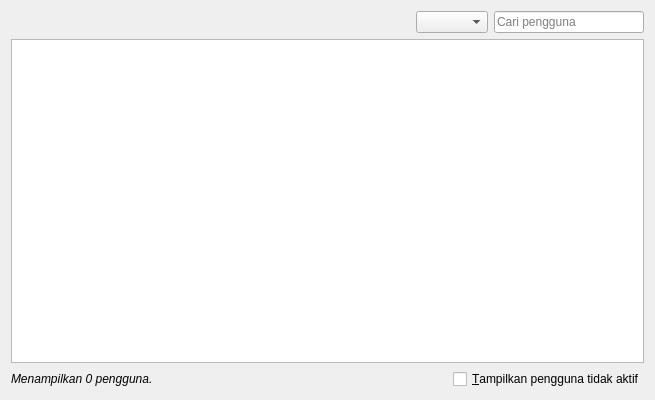
<?xml version="1.0" encoding="UTF-8"?>
<ui version="4.0">
 <class>UserManager</class>
 <widget class="QWidget" name="UserManager">
  <property name="geometry">
   <rect>
    <x>0</x>
    <y>0</y>
    <width>655</width>
    <height>400</height>
   </rect>
  </property>
  <property name="minimumSize">
   <size>
    <width>650</width>
    <height>400</height>
   </size>
  </property>
  <property name="windowTitle">
   <string>Kelol Pengguna</string>
  </property>
  <layout class="QVBoxLayout" name="verticalLayout">
   <item>
    <layout class="QHBoxLayout" name="toolBarLayout">
     <property name="spacing">
      <number>6</number>
     </property>
     <item>
      <spacer name="horizontalSpacer">
       <property name="orientation">
        <enum>Qt::Horizontal</enum>
       </property>
       <property name="sizeHint" stdset="0">
        <size>
         <width>40</width>
         <height>20</height>
        </size>
       </property>
      </spacer>
     </item>
     <item>
      <widget class="QComboBox" name="roleComboBox"/>
     </item>
     <item>
      <widget class="QLineEdit" name="searchEdit">
       <property name="maximumSize">
        <size>
         <width>150</width>
         <height>16777215</height>
        </size>
       </property>
       <property name="placeholderText">
        <string>Cari pengguna</string>
       </property>
       <property name="clearButtonEnabled">
        <bool>true</bool>
       </property>
      </widget>
     </item>
    </layout>
   </item>
   <item>
    <widget class="TableView" name="view">
     <property name="alternatingRowColors">
      <bool>true</bool>
     </property>
     <property name="selectionMode">
      <enum>QAbstractItemView::SingleSelection</enum>
     </property>
     <property name="selectionBehavior">
      <enum>QAbstractItemView::SelectRows</enum>
     </property>
     <property name="sortingEnabled">
      <bool>true</bool>
     </property>
     <property name="cornerButtonEnabled">
      <bool>false</bool>
     </property>
     <attribute name="verticalHeaderVisible">
      <bool>false</bool>
     </attribute>
     <attribute name="verticalHeaderMinimumSectionSize">
      <number>30</number>
     </attribute>
     <attribute name="verticalHeaderDefaultSectionSize">
      <number>30</number>
     </attribute>
    </widget>
   </item>
   <item>
    <layout class="QHBoxLayout" name="horizontalLayout_2">
     <item>
      <widget class="QLabel" name="infoLabel">
       <property name="font">
        <font>
         <italic>true</italic>
        </font>
       </property>
       <property name="text">
        <string>Menampilkan 0 pengguna.</string>
       </property>
      </widget>
     </item>
     <item>
      <spacer name="horizontalSpacer_2">
       <property name="orientation">
        <enum>Qt::Horizontal</enum>
       </property>
       <property name="sizeHint" stdset="0">
        <size>
         <width>40</width>
         <height>20</height>
        </size>
       </property>
      </spacer>
     </item>
     <item>
      <widget class="QCheckBox" name="showInactiveCheckBox">
       <property name="text">
        <string>&amp;Tampilkan pengguna tidak aktif</string>
       </property>
      </widget>
     </item>
    </layout>
   </item>
  </layout>
 </widget>
 <customwidgets>
  <customwidget>
   <class>TableView</class>
   <extends>QTableView</extends>
   <header location="global">libs/widgets/tableview.h</header>
  </customwidget>
 </customwidgets>
 <tabstops>
  <tabstop>view</tabstop>
  <tabstop>searchEdit</tabstop>
 </tabstops>
 <resources/>
 <connections/>
</ui>
